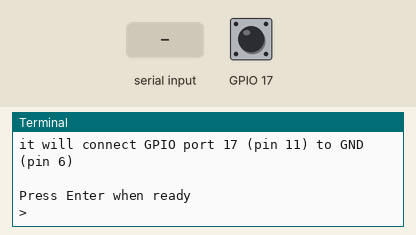
This program was run on a simulated Raspberry Pi (BCM pin numbers). Parts: the last lines printed to the terminal. Inputs (shaded band) come from the test bench; at power-on: GPIO 17 HIGH. At 2.8 s the program stops and its outputs stay as they are.

Above: at 1.2 s.
1.3 s: "1" typed at the terminal, then Enter
At 2.5 s:
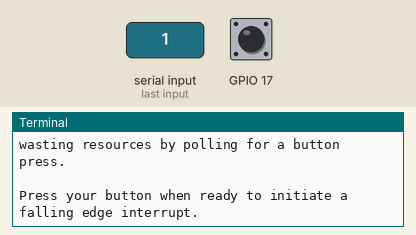
2.8 s: GPIO 17 pulled LOW for 0.15 s
At 3.9 s:
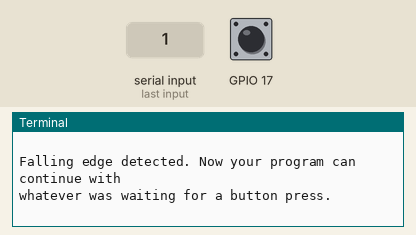

Measured:
- after the input at 1.3 s, the terminal: prints a new line at once (image 1)
- after the input at 2.8 s, the terminal: prints a new line at once (image 2)

The program:

interrupt1.py
```python
#!/usr/bin/env python2.7
# script by Alex Eames http://RasPi.tv/
# http://raspi.tv/2013/how-to-use-interrupts-with-python-on-the-raspberry-pi-and-rpi-gpio
import RPi.GPIO as GPIO
GPIO.setmode(GPIO.BCM)

# GPIO 23 set up as input. It is pulled up to stop false signals
GPIO.setup(17, GPIO.IN, pull_up_down=GPIO.PUD_UP)

print "Make sure you have a button connected so that when pressed"
print "it will connect GPIO port 17 (pin 11) to GND (pin 6)\n"
raw_input("Press Enter when ready\n>")

print "Waiting for falling edge on port 17"
# now the program will do nothing until the signal on port 17
# starts to fall towards zero. This is why we used the pullup
# to keep the signal high and prevent a false interrupt

print "During this waiting time, your computer is not"
print "wasting resources by polling for a button press.\n"
print "Press your button when ready to initiate a falling edge interrupt."
try:
    GPIO.wait_for_edge(17, GPIO.FALLING)
    print "\nFalling edge detected. Now your program can continue with"
    print "whatever was waiting for a button press."
except KeyboardInterrupt:
    GPIO.cleanup()       # clean up GPIO on CTRL+C exit
GPIO.cleanup()           # clean up GPIO on normal exit
```
